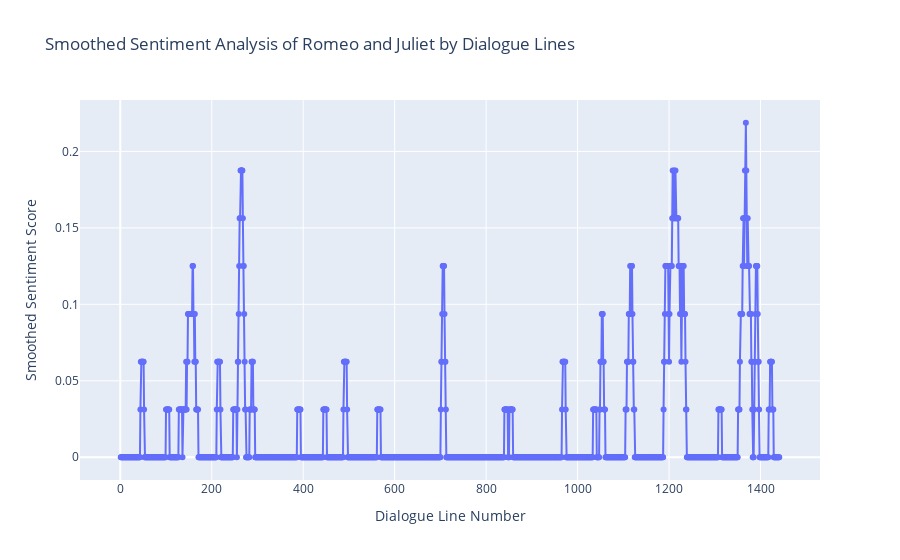

The notebook cell saved with this chart:
### Markdown cell above
Fig. 14.

### Code cell
import plotly.graph_objects as go

dialogue_lines = [line.strip() for line in filtered_romeo_and_juliet5 if line.strip() and line.isupper()]

# Analyze sentiment for each dialogue line
sentiment_scores = []
for line_number, line in enumerate(dialogue_lines, start=1):
    analysis = TextBlob(line)
    sentiment_scores.append(analysis.sentiment.polarity)

# Apply a moving average for smoothing
window_size = 8
smoothed_sentiment_scores = [sum(sentiment_scores[i:i+window_size]) / window_size for i in range(len(sentiment_scores) - window_size + 1)]

# Convert range to a list
x_values = list(range(1, len(smoothed_sentiment_scores) + 1))

# Create a figure using Plotly
fig = go.Figure()
fig.add_trace(go.Scatter(x=x_values, y=smoothed_sentiment_scores, mode='lines+markers'))

# Update layout
fig.update_layout(title='Smoothed Sentiment Analysis of Romeo and Juliet by Dialogue Lines',
                  xaxis=dict(title='Dialogue Line Number'),
                  yaxis=dict(title='Smoothed Sentiment Score'))
fig.show()

### Figure 1 — Plotly figure (JSON) as saved in the notebook; plotly's stock layout.template omitted (floating-point values rounded to 4 significant figures; data arrays with more than 128 entries replaced by an {"elided": "..."} marker saying what was removed)
{"data": [{"mode": "lines+markers", "type": "scatter", "x": {"elided": "1441 int values"}, "y": {"elided": "1441 float values"}}], "layout": {"title": {"text": "Smoothed Sentiment Analysis of Romeo and Juliet by Dialogue Lines"}, "xaxis": {"title": {"text": "Dialogue Line Number"}}, "yaxis": {"title": {"text": "Smoothed Sentiment Score"}}}}
